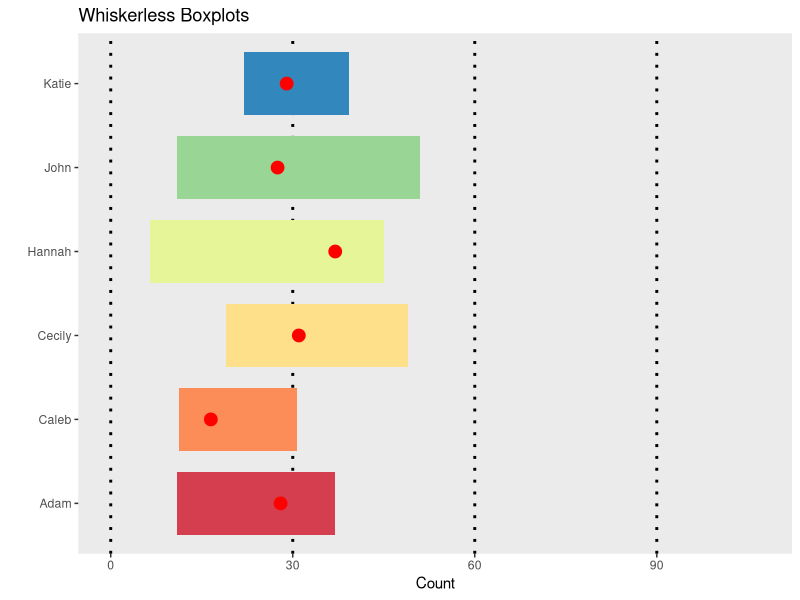
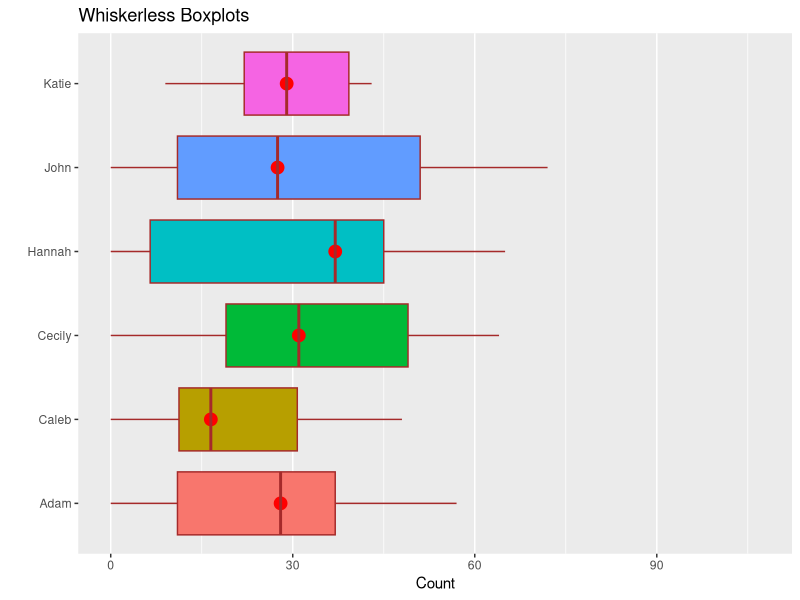

Recreate these plots in R, in order. (Note: this script raises an error after producing the figures.)
library(ggplot2)
library(RColorBrewer)

x1 <- 1
x2 <- 1

for (i in 1:rpois(1,100)){
  z <- runif(1)
  if (z < .167) x1[i] <- "John"
    else if (z < .333) x1[i] <- "Katie"
    else if (z < .50) x1[i] <- "Hannah"
    else if (z < .667) x1[i] <- "Adam"
    else if (z < .833) x1[i] <- "Caleb"
    else x1[i] <- "Cecily"
  x2[i] <- sum(rpois(rpois(1,2),15))
}
x1 <- as.factor(x1)
df <- data.frame(name=x1, count=x2)


p <- ggplot(df, aes(x=name, y=count, fill=name)) + 
     geom_boxplot(colour = NA, coef = 0, outlier.colour = NA) +    ## coef = 0 -> no whiskers; outlier.colour = NA -> no outliers
     guides(fill=FALSE) + 
     coord_flip() +
     stat_summary(fun.y=median, colour="red", geom="point", size=4, shape=19, show_guide = FALSE) +
     ggtitle("Whiskerless Boxplots") + xlab("") + ylab("Count")

p <- p + theme(panel.grid.minor.y=element_blank(), panel.grid.major.y=element_blank())
p + scale_fill_brewer(palette="Spectral") + theme(panel.grid.major = element_line(colour = "black", linetype = "dotted", size=1)) + 
                                            theme(panel.grid.minor.x = element_blank())

p + geom_boxplot(colour = "brown", fill = NA, coef=1, outlier.colour = NA)


#############################

year <- c(2002:2013)
cpi <- c(.047, .040, .044, .042, .040, .044, .037, .032, .034, .030, .037, .025)
mmi <- c(.0, .0, .0,   .0,   .0,   .0,   .0,   .078, .073, .069, .063, .054) 
MMI.10.14 <- c(18074, 19393, 20728, 22030, 23215)

df <- data.frame(year, cpi, mmi)




df <- subset(df, df$year > '2008')
df

g <- ggplot(df, aes(x=year, y=cpi)) + geom_line(color="blue", linetype="dotdash")
g + ggplot(df, aes(x=year, y=mmi)) + geom_line(color="red", linetype="dotdash")


dev.copy(png, file = "brew.png")
dev.off()

#############################

p + scale_fill_brewer(palette="Reds")
p + scale_fill_brewer(palette="Oranges")
p + scale_fill_brewer(palette="Greens")
p + scale_fill_brewer(palette="Blues")
p + scale_fill_brewer(palette="Purples")
p + scale_fill_brewer(palette="Greys")

p + scale_fill_brewer(palette="Accent")
p + scale_fill_brewer(palette="Dark2")
p + scale_fill_brewer(palette="Paired")
p + scale_fill_brewer(palette="Pastel1")  ## like
p + scale_fill_brewer(palette="Pastel2")  ## like
p + scale_fill_brewer(palette="Set1")
p + scale_fill_brewer(palette="Set2")
p + scale_fill_brewer(palette="Set3")

p + scale_fill_brewer(palette="YlOrRd")   ## like
p + scale_fill_brewer(palette="YlOrBr")
p + scale_fill_brewer(palette="YlGnBu")   ## like like
p + scale_fill_brewer(palette="YlGn")     ## like
p + scale_fill_brewer(palette="RdPu")
p + scale_fill_brewer(palette="PuRd")
p + scale_fill_brewer(palette="PuBuGn")
p + scale_fill_brewer(palette="PuBu")
p + scale_fill_brewer(palette="OrRd")     ## like
p + scale_fill_brewer(palette="GnBu")     ## like
p + scale_fill_brewer(palette="BuPu")
p + scale_fill_brewer(palette="BuGn")

p + scale_fill_brewer(palette="Spectral") ## really like this one
p + scale_fill_brewer(palette="RdYlGn")   ## like
p + scale_fill_brewer(palette="RdYlBu")   ## like
p + scale_fill_brewer(palette="RdGy")
p + scale_fill_brewer(palette="RdBu")
p + scale_fill_brewer(palette="PuOr")
p + scale_fill_brewer(palette="PRGn")
p + scale_fill_brewer(palette="PiYG")
p + scale_fill_brewer(palette="BrBG")


## see http://www.cookbook-r.com/Graphs/Colors_(ggplot2)/
